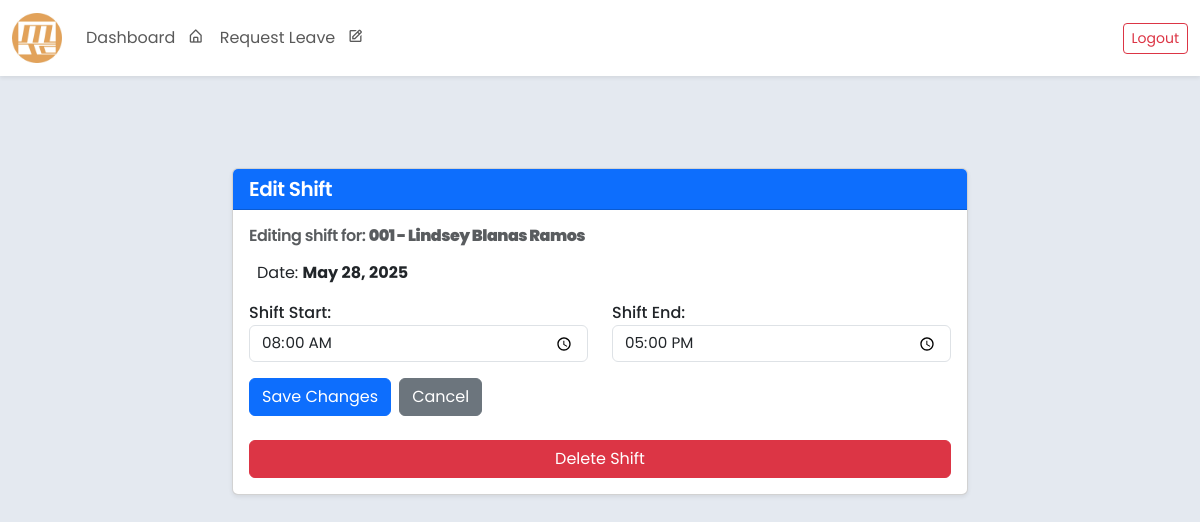
The app's page /shift/edit/57/ (signed in), older data.
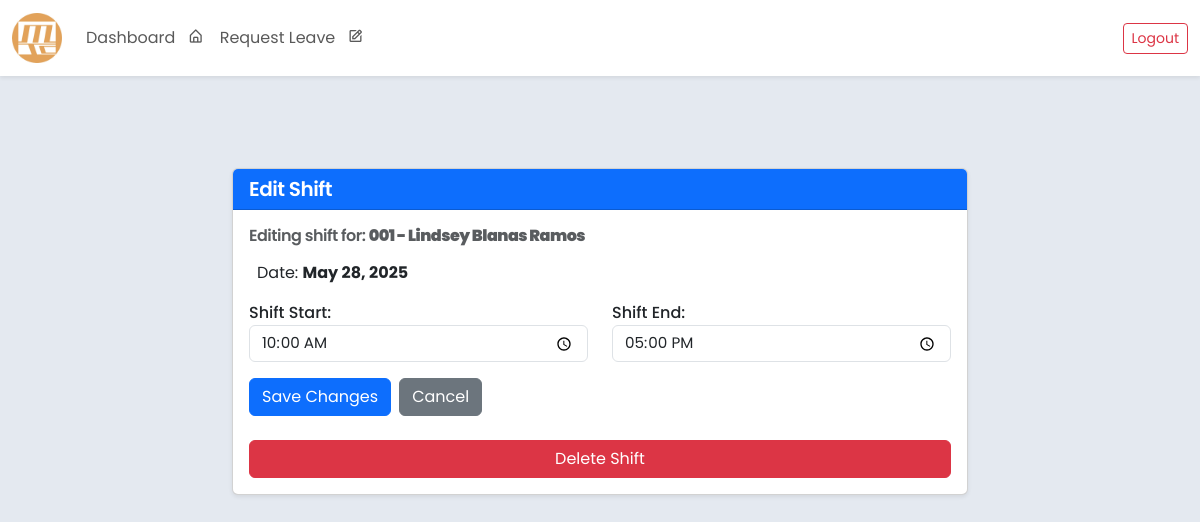
The same page, newer data.
### core/models.py (models this page shows, shortened)
class Shift(models.Model):
    employee = models.ForeignKey(
        'Employee',
        on_delete=models.CASCADE,
        related_name='shifts'
    )
    department = models.ForeignKey(
        'Department',
        on_delete=models.CASCADE,
        related_name='shifts'
    )
    shift_date = models.DateField(default=timezone.now)
    shift_start = models.TimeField()
    shift_end = models.TimeField()
    class Meta:
        verbose_name = 'Shift'
        verbose_name_plural = 'Shifts'
        db_table = 'shift_table'
        ordering = ['shift_date', 'shift_start']

class Employee(models.Model):
    SEX_CHOICES = [
        ('Male', 'Male'),
        ('Female', 'Female'),
        ('Other', 'Prefer not to Say'),
    ]
    ROLE_CHOICES = [
        ('Regular Employee', 'Regular Employee'),
        ('Department Head', 'Department Head'),
        ('Admin(HR)', 'Admin(HR)'),
        ('Supervisor', 'Supervisor'),
        ('President', 'President')
    ]
    employee_id = models.AutoField(primary_key=True)
    company_id = models.CharField(max_length=20, blank=False, unique=True)
    first_name = models.CharField(max_length=100, blank=False)
    middle_name = models.CharField(max_length=100, blank=True, null=True)
    last_name = models.CharField(max_length=100, blank=False)
    sex = models.CharField(max_length=20, choices=SEX_CHOICES, blank=False)
    role = models.CharField(max_length=20, choices=ROLE_CHOICES, default='Regular Employee', blank=False)
    department = models.ForeignKey(
        Department,
        related_name="employees",
        on_delete=models.SET_NULL,
        null=True,
        blank=True
    )
    contact_number = models.CharField(max_length=15, blank=False)
    date_employed = models.DateField()
    leave_credits = models.IntegerField(default=0, blank=False)
    leave_credits2 = models.IntegerField(default=0, blank=False)
    user_account = models.OneToOneField(User, on_delete=models.SET_NULL, null=True, blank=True, related_name='employee')
    class Meta:
        ordering = ['last_name', 'first_name']
        verbose_name = 'Employee'
        verbose_name_plural = 'Employees'
        db_table = 'employee_table'
        constraints = [
            models.CheckConstraint(
                check=models.Q(leave_credits__gte=0),
                name='positive_leave_credits',
            ),
        ]
    def __str__(self):
        return f"{self.company_id} - {self.first_name} {self.middle_name if self.middle_name else ''} {self.last_name}"

### core/views.py (the view)
# urls.py: path('shift/edit/<int:pk>/', views.edit_shift_view, name='edit_shift'),
def edit_shift_view(request, pk):
    shift = get_object_or_404(Shift, pk=pk)
    print(shift.employee)
    print(type(shift.employee))
    print(dir(shift.employee))
    employee_id = shift.employee.employee_id
    if request.method == 'POST':
        form = ShiftForm(request.POST, instance=shift)
        if form.is_valid():
            form.save()
            return redirect('employee_information', pk=employee_id)
    else:
        form = ShiftForm(instance=shift)
    return render(request, 'edit_shift.html', {'form': form, 'shift': shift})

### core/forms.py
class ShiftForm(forms.ModelForm):
    class Meta:
        model = Shift
        fields = ['shift_start', 'shift_end']
        widgets = {
            'shift_start': forms.TimeInput(
                attrs={
                    'type': 'time',
                    'class': 'form-control',
                    'placeholder': 'Start time'
                }
            ),
            'shift_end': forms.TimeInput(
                attrs={
                    'type': 'time',
                    'class': 'form-control',
                    'placeholder': 'End time'
                }
            ),
        }
        labels = {
            'shift_start': 'Shift Start',
            'shift_end': 'Shift End',
        }

### core/templates/edit_shift.html (shortened to what this page needs)
{% extends 'base.html' %}
{% block content %}
<div class="container my-5">
    <div class="row justify-content-center">
        <div class="col-md-8">
            <div class="card shadow-sm">
                <div class="card-header bg-primary text-white">
                    <h5 class="mb-0">Edit Shift</h5>
                </div>
                <div class="card-body">
                    <h6 class="mb-3 text-muted">
                        Editing shift for: <strong>{{ shift.employee }}</strong>
                    </h6>
                    <p>Date: <strong>{{ shift.shift_date }}</strong></p>
                    <form method="post" class="mb-4">
                        <div class="row">
                            <div class="col-md-6 mb-3">
                                {{ form.shift_start.label_tag }}
                                {{ form.shift_start }}
                            </div>
                            <div class="col-md-6 mb-3">
                                {{ form.shift_end.label_tag }}
                                {{ form.shift_end }}
                            </div>
                        </div>
                        <div class="d-flex gap-2">
                            <button type="submit" class="btn btn-primary">Save Changes</button>
                            <a href="{% url 'employee_information' shift.employee.employee_id %}" class="btn btn-secondary">Cancel</a>
                        </div>
                    </form>
                    <form action="{% url 'delete_shift' shift.id %}" method="post" onsubmit="return confirm('Are you sure you want to delete this shift?');">
                        <button type="submit" class="btn btn-danger w-100">Delete Shift</button>
                    </form>
                </div>
            </div>
        </div>
    </div>
</div>
{% endblock %}

Row changes from the older to the newer data that the page shows:
changed Shift "001 - Lindsey Blanas Ramos": shift_start "08:00:00" → "10:00:00"
